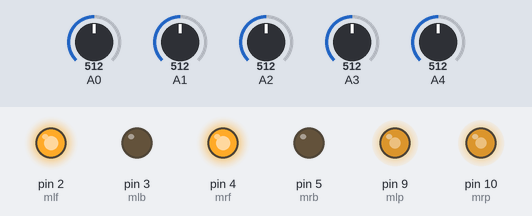
The sketch below on a simulated Arduino Uno, built with avr-gcc and run on an emulated ATmega328P. Shown: output pins drawn as LEDs (lit = HIGH). Inputs (shaded band) come from the test bench; at power-on: A0 = 512, A1 = 512, A4 = 512, A2 = 512, A3 = 512.

Above: at 1.2 s.
1.3 s: A0 set to 314
2.8 s: A0 set to 292
At 3.1 s:
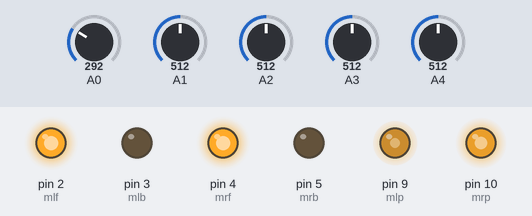
4.3 s: A1 set to 315
5.8 s: A1 set to 286
At 6.6 s:
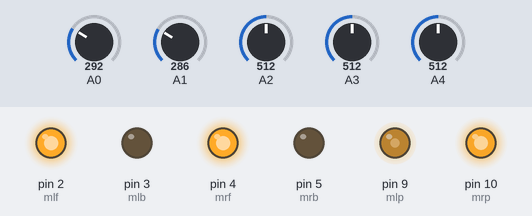
7.3 s: A4 set to 315
8.8 s: A4 set to 283
At 10.1 s:
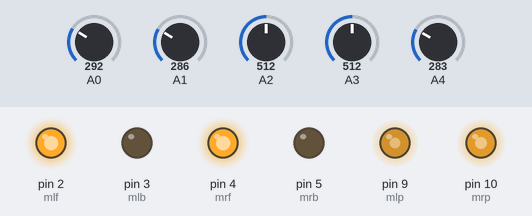
Timing chart, 0 to 11.3 s (numbered marks = the images above; inputs shaded):
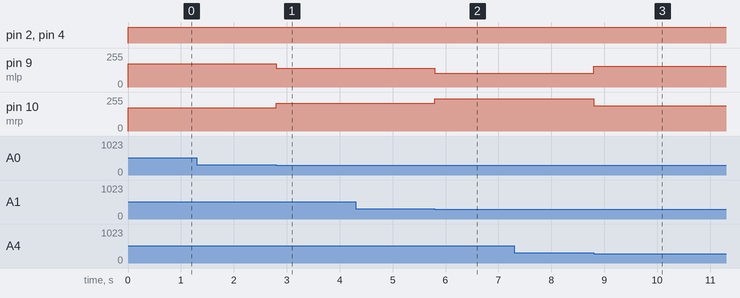

The sketch:

line_pid.ino
```cpp
//Receiver code

#define mlf 2
#define mlb 3
#define mlp 9
#define mrf 4
#define mrb 5
#define mrp 10
//#define mlen
//#define mren


int mlpwm=0,mrpwm=0,mls=173,mrs=173;
int reading[5];
int dread[5];
int perr=0, derr=0, corr=0, kp=17, kd=25, sen_thr=300,sum=0,err=0,wsum=0;

void setup()
{ // rf_driver.init();
 // Serial.begin(9600);
  pinMode(mlf, OUTPUT);
  pinMode(mlb, OUTPUT);
  pinMode(mlp, OUTPUT);
  pinMode(mrp, OUTPUT);
  pinMode(mrf, OUTPUT);
  pinMode(mrb, OUTPUT);
  //digitalWrite(mlen,HIGH);
 // digitalWrite(mren,HIGH);
}

    void sensor_read(){
      reading[0]=analogRead(A0);
      reading[1]=analogRead(A1);
      reading[2]=analogRead(A2);
      reading[3]=analogRead(A3);
      reading[4]=analogRead(A4);
      //reading[5]=analogRead(A5);

      for(int l=0; l<5; l++)
    {
      if(reading[l]<sen_thr) dread[l]=0;
      else dread[l]=1;
      }
     // if(reading[0]>347) dread[0]=1;

    }    void calc_error(){
      sum=0;
    for(int l=0; l<5;l++)
      sum=sum+dread[l];

      if (sum!=0)
     {int wsum=10*dread[0]+3*dread[1]+0*dread[2]-3*dread[3]-10*dread[4];//0,1 right
    err=wsum/sum;
      }
      else err=0;
    }

    void motor(){
      derr=err-perr;
    corr=kp*err+kd*derr;
    perr=err;


        mrpwm=mrs-corr;
         mlpwm=mls+corr;
      if(mlpwm>254) mlpwm=254;
      if(mrpwm>254) mrpwm=254;
      if(mlpwm<0) {
        mlpwm=(-1)*mlpwm;
        digitalWrite(mlf,LOW);
      digitalWrite(mrf,HIGH);
      digitalWrite(mlb,HIGH);
      digitalWrite(mrb,LOW);

      analogWrite(mlp,mlpwm);
      analogWrite(mrp,mrpwm);
      }
      if(mrpwm<0) {
        mrpwm=(-1)*mrpwm;
        if(mrpwm>254) mrpwm=254;
        digitalWrite(mrf,LOW);
      digitalWrite(mlf,HIGH);
      digitalWrite(mrb,HIGH);
      digitalWrite(mlb,LOW);

      analogWrite(mlp,mlpwm);
      analogWrite(mrp,mrpwm);
        }
      if(mlpwm>0 && mrpwm>0){
      digitalWrite(mlf,HIGH);
      digitalWrite(mrf,HIGH);
      digitalWrite(mlb,LOW);
      digitalWrite(mrb,LOW);

      analogWrite(mlp,mlpwm);
      analogWrite(mrp,mrpwm);
      }
      }


void loop()
 {
  sensor_read();
  calc_error();
   motor();

 }
```

Measured:
- the behaviour switches between 300 and 299 on A4 (found by bisection; images 2 and 3)
- after the input at 1.3 s, every drawn part: stays the same
- after the input at 2.8 s, pin 9 (mlp): 173/255 → 139/255 at once; pin 10 (mrp): 173/255 → 207/255 at once
- after the input at 4.3 s, every drawn part: stays the same
- after the input at 5.8 s, pin 9 (mlp): 139/255 → 105/255 at once; pin 10 (mrp): 207/255 → 241/255 at once
- after the input at 7.3 s, every drawn part: stays the same
- after the input at 8.8 s, pin 9 (mlp): 105/255 → 156/255 at once; pin 10 (mrp): 241/255 → 190/255 at once
